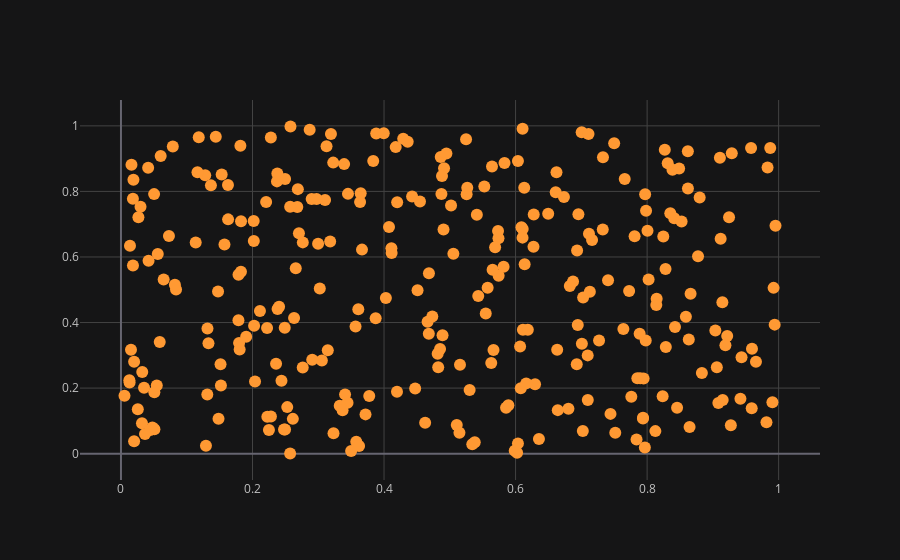

Notebook code cell kept with this figure:
### Code cell
df.iplot(x = 'a', y = 'b', mode='markers')

### Figure 1 — Plotly figure (JSON) as saved in the notebook; plotly's stock layout.template omitted (floating-point values rounded to 4 significant figures; data arrays with more than 128 entries replaced by an {"elided": "..."} marker saying what was removed)
{"data": [{"line": {"color": "rgba(255, 153, 51, 1.0)", "dash": "solid", "shape": "linear", "width": 1.3}, "marker": {"size": 12, "symbol": "circle"}, "mode": "markers", "name": "b", "text": "", "type": "scatter", "x": {"elided": "300 float values"}, "y": {"elided": "300 float values"}}], "layout": {"legend": {"bgcolor": "#151516", "font": {"color": "#D9D9D9"}}, "paper_bgcolor": "#151516", "plot_bgcolor": "#151516", "title": {"font": {"color": "#D9D9D9"}}, "xaxis": {"gridcolor": "#434343", "showgrid": true, "tickfont": {"color": "#C2C2C2"}, "title": {"font": {"color": "#D9D9D9"}, "text": ""}, "zerolinecolor": "#666570"}, "yaxis": {"gridcolor": "#434343", "showgrid": true, "tickfont": {"color": "#C2C2C2"}, "title": {"font": {"color": "#D9D9D9"}, "text": ""}, "zerolinecolor": "#666570"}}}
